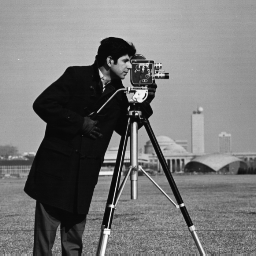
%> input picture CS615/images/cameraman.jpg, 256 x 256 px
$ octave templatingEdgeDetection.m   (GNU Octave 9; MATLAB toolbox functions it lacks are replaced by stand-ins)
%> lines starting %> are read from the running program, lines starting %| are printed output that depends on the picture; in (x1, y1, x2, y2) boxes, pixels count from 0 and x2, y2 are one past the last pixel; in counts of white or black regions, pixels touching at a corner belong together; the program's own positions count from 1
pkg load image

I = imread('images/cameraman.jpg');
%> I is the input picture: size 256x256 uint8; min 7, max 253, mean 118.7

# use builtin
edge(I, "Sobel")
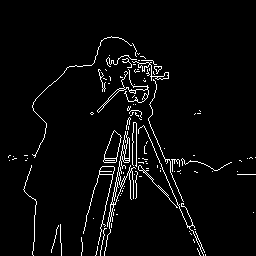
%> ans: size 256x256 logical; 3.8% white in thin lines or dots, all inside (x1, y1, x2, y2) = (8, 36, 256, 256)

prewitty = [-1, 0, 1;
            -1, 0, 1;
            -1, 0, 1];

prewittx = [-1, -1, -1;
             0, 0, 0;
             1, 1 ,1];
Y = double(imfilter(I, prewitty *(1/3)));
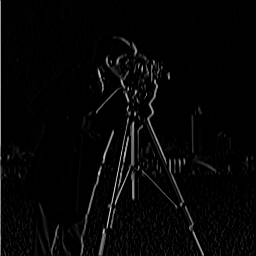
%> Y: size 256x256 double; min 0, max 223, mean 6.2
X = double(imfilter(I, prewittx *(1/3)));
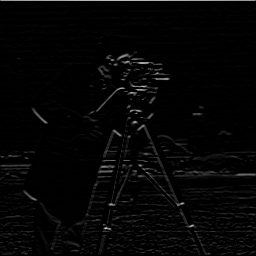
%> X: size 256x256 double; min 0, max 211, mean 5.3

R = (Y >= 6);
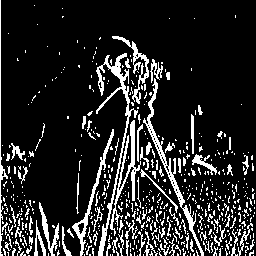
%> R: size 256x256 logical; 15% white in thin lines or dots
C = (X >= 6);
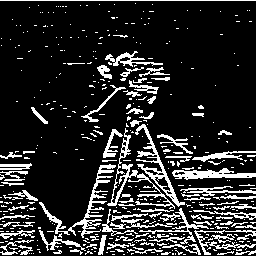
%> C: size 256x256 logical; 16.5% white in thin lines or dots

subplot(2,2,1)
colormap(gray),imagesc(I)

subplot(2,2,2)
colormap(gray),imagesc(C)

subplot(2,2,3)
colormap(gray),imagesc(R)

M=sqrt((Y.^2 + X.^2));
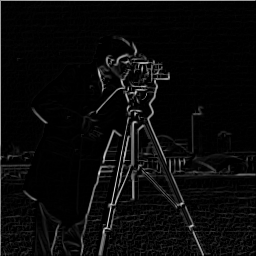
%> M: size 256x256 double; min 0, max 223.3, mean 10.5
newImageY = (M>=6);
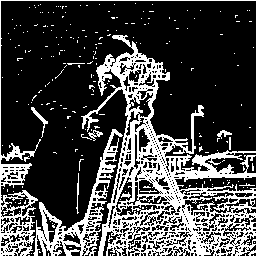
%> newImageY: size 256x256 logical; 26.4% white; 249 white regions (237 under 20 px), largest, box (x1, y1, x2, y2) and area: (81, 35, 256, 256) 11778, (33, 129, 123, 256) 2250, (0, 0, 256, 256) 2230

subplot(2,2,4)
colormap(gray),imagesc(newImageY)

$ run again, with CS615/images/Moon.jpg copied over CS615/images/cameraman.jpg
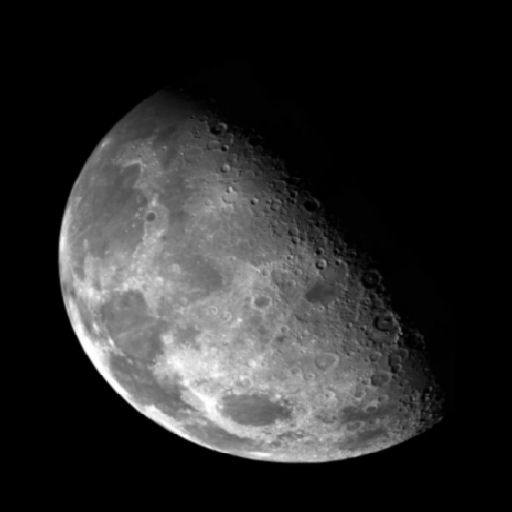
%> input picture CS615/images/Moon.jpg, 512 x 512 px
%> I is the input picture: size 512x512 uint8; min 0, max 255, mean 42.6
%> `edge(I, "Sobel")`:
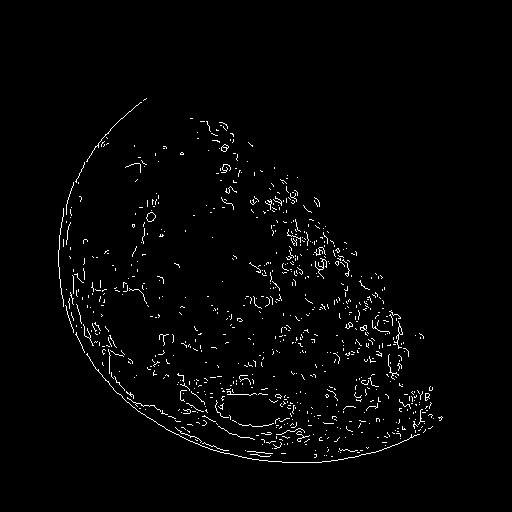
%> ans: size 512x512 logical; 1.9% white in thin lines or dots, all inside (x1, y1, x2, y2) = (58, 98, 443, 463)
%> R: size 512x512 logical; 7.9% white; 1050 white regions (802 under 20 px), largest, box (x1, y1, x2, y2) and area: (56, 96, 284, 464) 2918, (175, 369, 233, 438) 745, (135, 184, 156, 277) 384
%> C: size 512x512 logical; 10.2% white; 929 white regions (662 under 20 px), largest, box (x1, y1, x2, y2) and area: (100, 361, 397, 460) 2774, (57, 88, 168, 244) 1032, (64, 289, 126, 355) 789
%> `newImageY = (M>=6);`:
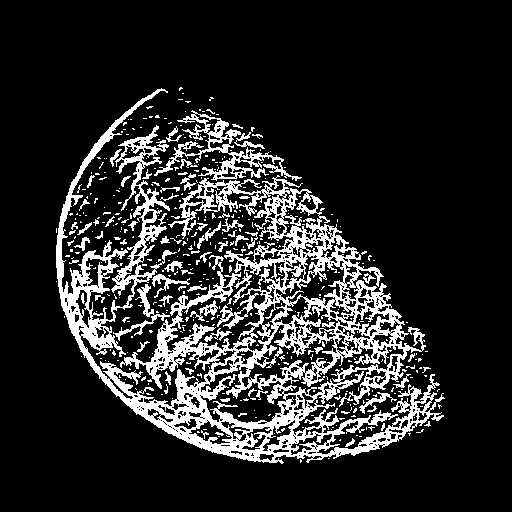
%> newImageY: size 512x512 logical; 16.1% white; 446 white regions (379 under 20 px), largest, box (x1, y1, x2, y2) and area: (56, 88, 445, 464) 34636, (154, 110, 302, 181) 2118, (113, 284, 170, 341) 470

$ run again, with CS615/images/flowers.jpg copied over CS615/images/cameraman.jpg
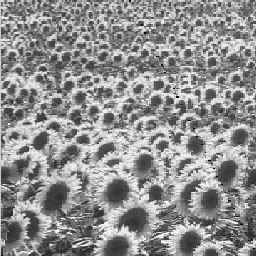
%> input picture CS615/images/flowers.jpg, 256 x 256 px
%> I is the input picture: size 256x256 uint8; min 0, max 255, mean 143.7
%> `edge(I, "Sobel")`:
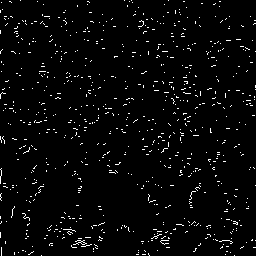
%> ans: size 256x256 logical; 2.9% white in thin lines or dots
%> R: size 256x256 logical; 40.9% white; 498 white regions (381 under 20 px), largest, box (x1, y1, x2, y2) and area: (106, 90, 178, 219) 2194, (9, 83, 53, 256) 1734, (79, 40, 126, 234) 1579
%> C: size 256x256 logical; 41.6% white in thin lines or dots
%> `newImageY = (M>=6);`:
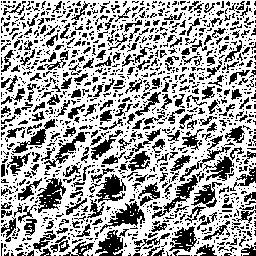
%> newImageY: size 256x256 logical; 63.7% white; 1374 black regions (1094 under 20 px), largest, box (x1, y1, x2, y2) and area: (37, 178, 66, 213) 505, (100, 201, 145, 233) 479, (91, 174, 126, 203) 458
